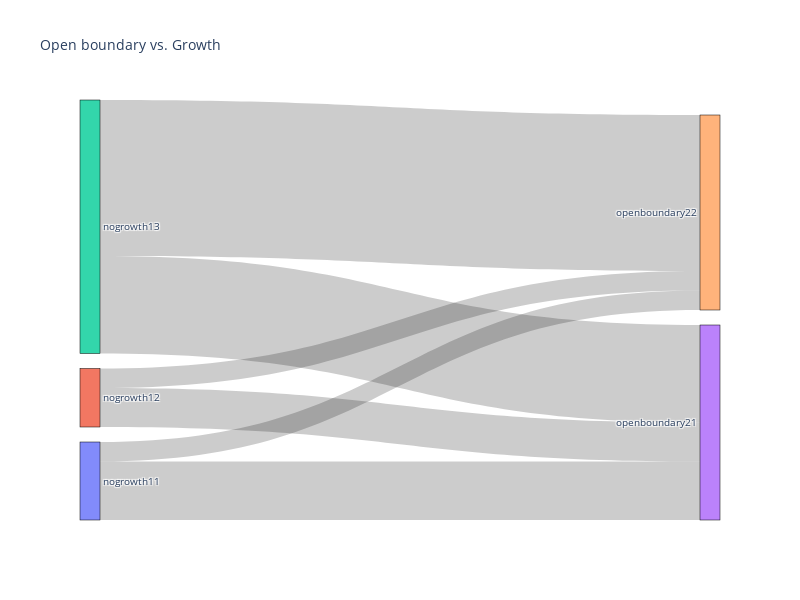

Notebook source saved alongside this figure:
### Code cell
labels =list( df1.index) 
columns = list(df1.columns) 

node_labels = labels + columns

color_list = ['blue', 'green', 'orange', 'purple', 'red','yellow','black','brown','pink']

input_colors={}
for l,c in zip(node_labels,color_list):
    input_colors[l]=c

# Prepare data for Plotly Sankey Diagram
link_source = []
link_target = []
link_value = []
link_color=[]

for i, row_label in enumerate(labels):
    # input_color = input_colors[row_label]
    # input_color='blue'

    for j, col_label in enumerate(columns):
        count = df1.loc[row_label, col_label]
        link_source.append(i)
        link_target.append(len(labels) + j)
        link_value.append(count)
        # link_color.append(input_color)


# Create the Plotly Sankey Diagram
fig = go.Figure(data=[go.Sankey(
    node=dict(
        pad=15,
        thickness=20,
        line=dict(color="black", width=0.5),
        label=node_labels,
        # color=link_color,
    ),
    link=dict(
        source=link_source,
        target=link_target,
        value=link_value,
        # color=link_color
    )
)])

# Customize the plot layout
fig.update_layout(
    title_text="Open boundary vs. Growth",
    font_size=10,
    width=800,
    height=600,
)

# Show the plot
fig.show()

### Figure 1 — Plotly figure (JSON) as saved in the notebook; plotly's stock layout.template omitted (floating-point values rounded to 4 significant figures)
{"data": [{"link": {"source": [0, 0, 1, 1, 2, 2], "target": [3, 4, 3, 4, 3, 4], "value": [3, 1, 2, 1, 5, 8]}, "node": {"label": ["nogrowth11", "nogrowth12", "nogrowth13", "openboundary21", "openboundary22"], "line": {"color": "black", "width": 0.5}, "pad": 15, "thickness": 20}, "type": "sankey"}], "layout": {"font": {"size": 10}, "height": 600, "title": {"text": "Open boundary vs. Growth"}, "width": 800}}
